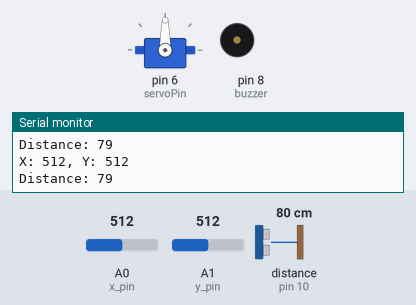
A sketch run on a simulated Arduino Uno, built with avr-gcc and run on an emulated ATmega328P. Shown: servo, buzzer (waves = sounding, pin HIGH), the last lines printed to the serial monitor. Wiring (inferred from the names in the program): ultrasonic range finder: trigger pin 9; echo pin 10. The inputs (shaded band) are chosen by the test bench; at power-on: distance to the obstacle (sensor on pin 10) 80 cm, A0 (x_pin) = 512, A1 (y_pin) = 512. The echo pulse lasts 58.3 µs per cm; pins used as bus, display or sensor lines are not drawn.

Above: at 1.2 s.
1.3 s: distance to the obstacle (sensor on pin 10) set to 12 cm
2.8 s: distance to the obstacle (sensor on pin 10) set to 9 cm
At 3.6 s:
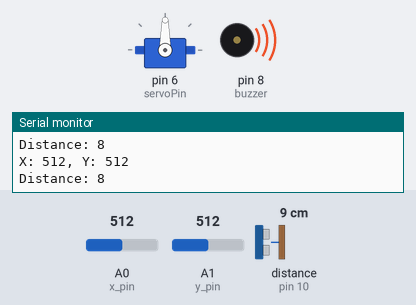
4.3 s: A0 (x_pin) set to 11
At 5.3 s:
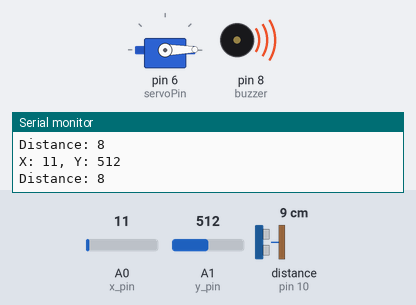
5.9 s: A0 (x_pin) set to 8
7.4 s: distance to the obstacle (sensor on pin 10) set to 18 cm
At 8.7 s:
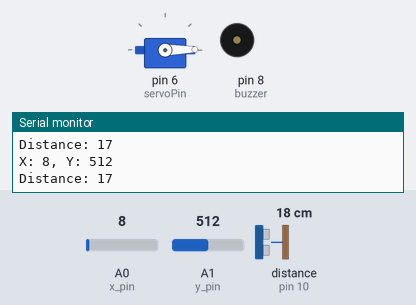
9.0 s: A0 (x_pin) set to 122
At 10.6 s:
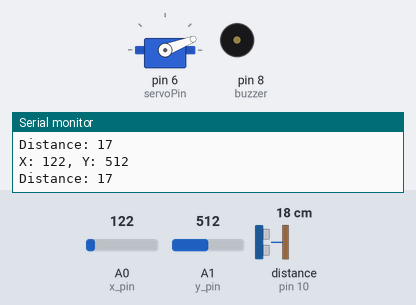
Timing chart, 0 to 11.6 s (numbered marks = the images above; inputs shaded):
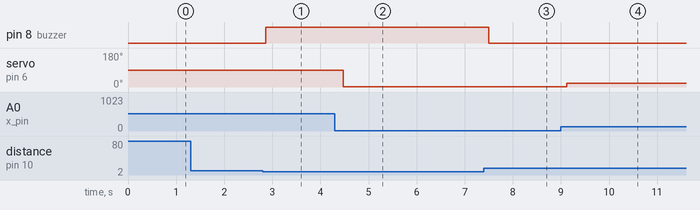

Measured:
- the behaviour switches between 11 and 10 cm on distance to the obstacle (sensor on pin 10) (found by bisection; images 0 and 1)
- after the input at 2.8 s, pin 8 (buzzer): LOW → HIGH after 0.06 s
- after the input at 4.3 s, servo on pin 6 (servoPin): 90° → 1° after 0.17 s
- after the input at 7.4 s, pin 8 (buzzer): HIGH → LOW after 0.10 s
- after the input at 9.0 s, servo on pin 6 (servoPin): 1° → 21° after 0.12 s

The sketch:

Joystick-Servo.ino
```cpp
#include <Servo.h>

#define x_pin A0
#define y_pin A1
#define hardcoded_vcc1 A2
#define hardcoded_gnd1 A3

const int trigPin = 9;
const int echoPin = 10;
const int buzzer = 8;

Servo myServo;
const int servoPin = 6;

long duration;
int distance;

void setup() {
  Serial.begin(9600);

  pinMode(hardcoded_vcc1, OUTPUT);
  pinMode(hardcoded_gnd1, OUTPUT);
  digitalWrite(hardcoded_vcc1, HIGH);
  digitalWrite(hardcoded_gnd1, LOW);

  pinMode(trigPin, OUTPUT);
  pinMode(echoPin, INPUT);

  pinMode(buzzer, OUTPUT);

  myServo.attach(servoPin);
}

void loop() {
  int x_val = analogRead(x_pin);
  int y_val = analogRead(y_pin);
  Serial.print("X: ");
  Serial.print(x_val);
  Serial.print(", Y: ");
  Serial.println(y_val);

  int servoAngle = map(x_val, 0, 1023, 0, 180);
  myServo.write(servoAngle);

  digitalWrite(trigPin, LOW);
  delayMicroseconds(2);
  digitalWrite(trigPin, HIGH);
  delayMicroseconds(10);
  digitalWrite(trigPin, LOW);
  duration = pulseIn(echoPin, HIGH);
  distance = duration * 0.034 / 2;
  Serial.print("Distance: ");
  Serial.println(distance);

  if(distance < 10){
    digitalWrite(buzzer, HIGH);
  } else {
    digitalWrite(buzzer, LOW);
  }

  delay(200);
}
```
